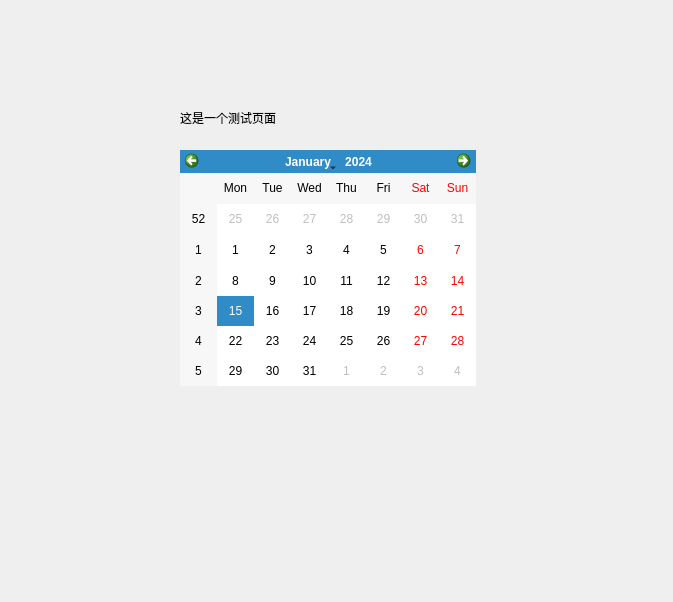
<?xml version="1.0" encoding="UTF-8"?>
<ui version="4.0">
 <class>Form</class>
 <widget class="QWidget" name="Form">
  <property name="geometry">
   <rect>
    <x>0</x>
    <y>0</y>
    <width>673</width>
    <height>602</height>
   </rect>
  </property>
  <property name="windowTitle">
   <string>Form</string>
  </property>
  <widget class="QCalendarWidget" name="calendarWidget">
   <property name="geometry">
    <rect>
     <x>180</x>
     <y>150</y>
     <width>296</width>
     <height>236</height>
    </rect>
   </property>
  </widget>
  <widget class="QLabel" name="label">
   <property name="geometry">
    <rect>
     <x>180</x>
     <y>110</y>
     <width>251</width>
     <height>16</height>
    </rect>
   </property>
   <property name="text">
    <string>这是一个测试页面</string>
   </property>
  </widget>
 </widget>
 <resources/>
 <connections/>
</ui>
